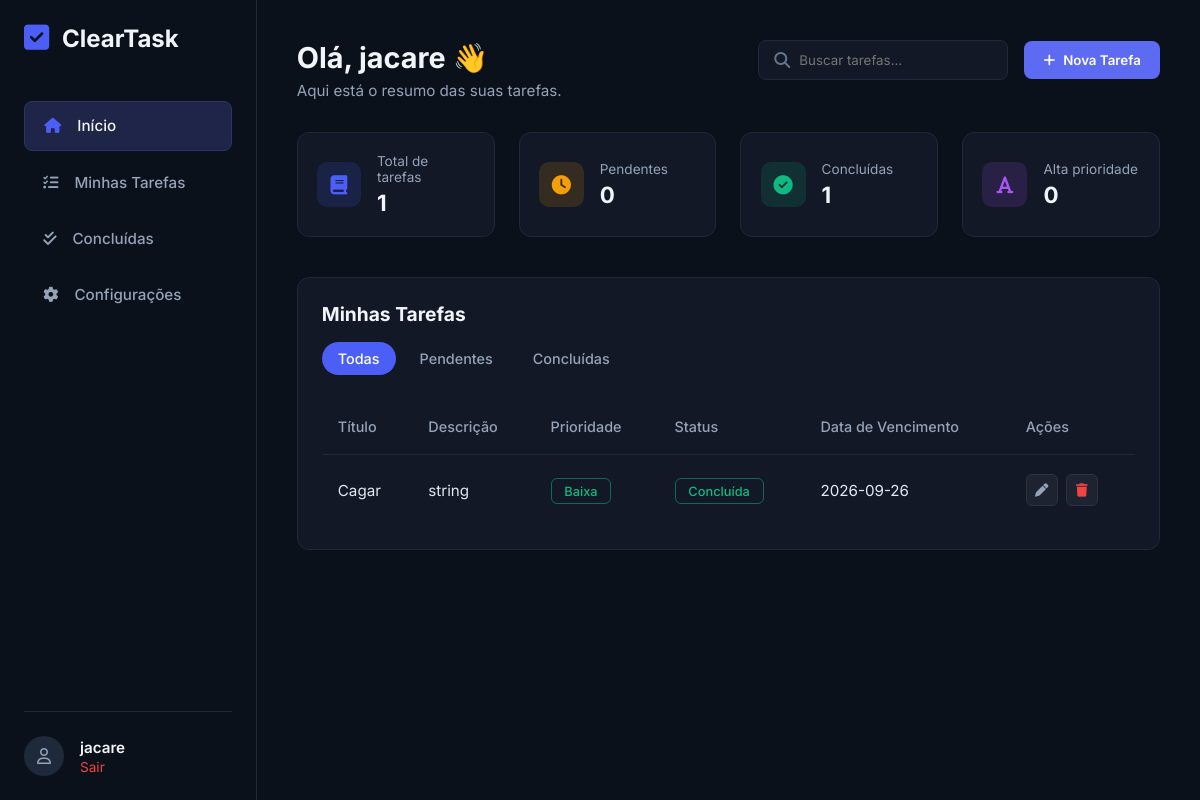
The page /dashboard (signed in) on the database as committed earlier.
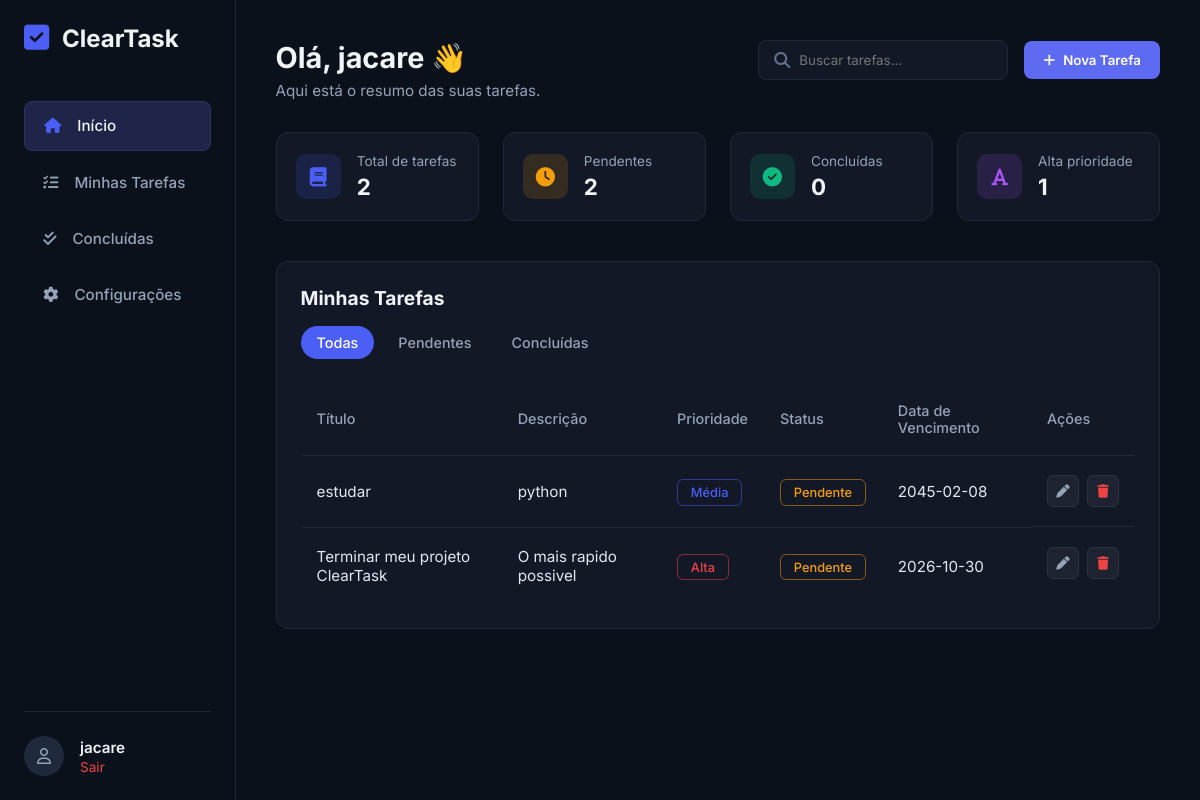
The same page on the database as committed later.
### tables this page shows
CREATE TABLE usuarios (
                id INTEGER PRIMARY KEY AUTOINCREMENT,
                name TEXT NOT NULL,
                email EMAIL NOT NULL UNIQUE,
                password TEXT NOT NULL,
                create_at TEXT , avatar_url TEXT);

CREATE TABLE task (
                id INTEGER PRIMARY KEY AUTOINCREMENT,
                title TEXT NOT NULL,
                description TEXT,
                status TEXT NOT NULL,
                priority TEXT NOT NULL,
                due_date TEXT,
                created_at TEXT NOT NULL DEFAULT CURRENT_TIMESTAMP,
                updated_at TEXT,
                user_id INTEGER NOT NULL);

### app/routes_html/routes_html.py (the view)
@routes.get("/dashboard")
async def dashboard_page(
    request: Request,
    user_id: int = Depends(get_current_user)
):
    user = await auth.me(user_id)
    tasks = await task.view_all_task(user_id)
    stats = {
        "total_tasks": len(tasks),
        "pending_tasks": len([task for task in tasks if task["status"] == "pending"]),
        "completed_tasks": len([task for task in tasks if task["status"] == "completed"]),
        "high_priority_tasks": len([task for task in tasks if task["priority"] == "high"])
    }
    return templates.TemplateResponse(request=request,
                                      name="dashboard.html",
                                      context={"request": request,
                                          "user": user,
                                          "tasks": tasks,
                                          "stats": stats})

### app/templates/dashboard.html (shortened to what this page needs)
<!DOCTYPE html>
<html lang="pt-PT">
<head>
    <link href="https://cdnjs.cloudflare.com/ajax/libs/font-awesome/6.4.0/css/all.min.css" rel="stylesheet">
    <link rel="stylesheet" href="/static/dashboard.css?v=1.2">
</head>
<body>
    <div class="dashboard-container">
        <aside class="sidebar">
            <div class="logo">
                <i class="fa-solid fa-square-check logo-icon"></i>
                <h2>ClearTask</h2>
            </div>
            <nav class="nav-menu">
                <a href="#" class="nav-item active"><i class="fa-solid fa-house"></i> Início</a>
                <a href="#" class="nav-item"><i class="fa-solid fa-list-check"></i> Minhas Tarefas</a>
                <a href="#" class="nav-item"><i class="fa-solid fa-check-double"></i> Concluídas</a>
                <a href="#" class="nav-item"><i class="fa-solid fa-gear"></i> Configurações</a>
            </nav>
            <div class="user-profile">
                <div class="avatar" id="avatarDiv" style="cursor: pointer; overflow: hidden; display: flex; align-items: center; justify-content: center;">
                    <i class="fa-regular fa-user"></i>
                </div>
                <div class="user-info">
                    <span class="user-name">{{user.name}}</span>
                    <a href="/login" class="logout">Sair</a>
                </div>
            </div>
        </aside>
        <main class="main-content">
            <header class="top-header">
                <div class="greeting">
                    <h1>Olá, {{user.name}} 👋</h1>
                    <p>Aqui está o resumo das suas tarefas.</p>
                </div>
                <div class="header-actions">
                    <div class="search-box">
                        <i class="fa-solid fa-magnifying-glass"></i>
                        <input type="text" placeholder="Buscar tarefas...">
                    </div>
                    <button class="btn-primary" onclick="openModal('Nova Tarefa')">
                        <i class="fa-solid fa-plus"></i> Nova Tarefa
                    </button>
                </div>
            </header>
            <section class="stats-grid">
                <div class="stat-card">
                    <div class="stat-icon bg-blue"><i class="fa-solid fa-book"></i></div>
                    <div class="stat-details">
                        <p>Total de tarefas</p>
                        <h3>{{stats.total_tasks}}</h3>
                    </div>
                </div>
                <div class="stat-card">
                    <div class="stat-icon bg-orange"><i class="fa-solid fa-clock"></i></div>
                    <div class="stat-details">
                        <p>Pendentes</p>
                        <h3>{{stats.pending_tasks}}</h3>
                    </div>
                </div>
                <div class="stat-card">
                    <div class="stat-icon bg-green"><i class="fa-solid fa-check-circle"></i></div>
                    <div class="stat-details">
                        <p>Concluídas</p>
                        <h3>{{stats.completed_tasks}}</h3>
                    </div>
                </div>
                <div class="stat-card">
                    <div class="stat-icon bg-purple"><i class="fa-solid fa-font"></i></div>
                    <div class="stat-details">
                        <p>Alta prioridade</p>
                        <h3>{{stats.high_priority_tasks}}</h3>
                    </div>
                </div>
            </section>
            <section class="tasks-section">
                <div class="tasks-header">
                    <h2>Minhas Tarefas</h2>
                    <div class="task-tabs">
                        <button class="tab active">Todas</button>
                        <button class="tab">Pendentes</button>
                        <button class="tab">Concluídas</button>
                    </div>
                </div>
                <div class="table-responsive">
                    <table class="tasks-table">
                        <thead>
                            <tr>
                                <th>Título</th>
                                <th>Descrição</th>
                                <th>Prioridade</th>
                                <th>Status</th>
                                <th>Data de Vencimento</th>
                                <th>Ações</th>
                            </tr>
                        </thead>
                        <tbody>
                            {% for task in tasks %}
                            <tr>
                                <td>{{task.title}}</td>
                                <td>{{task.description or ''}}</td>
                                <td>
                                    {% if task.priority == 'high' %}
                                        <span class="badge priority-high">Alta</span>
                                    {% elif task.priority == 'medium' %}
                                        <span class="badge priority-medium">Média</span>
                                    {% else %}
                                        <span class="badge priority-low">Baixa</span>
                                    {% endif %}
                                </td>
                                <td>
                                    {% if task.status == 'completed' %}
                                        <span class="badge status-completed">Concluída</span>
                                    {% elif task.status == 'pending' %}
                                        <span class="badge status-pending">Pendente</span>
                                    {% else %}
                                        <span class="badge status-in-progress">Em Progresso</span>
                                    {% endif %}
                                </td>
                                <td>{{task.due_date or ''}}</td>
                                <td class="actions">
                                    <button class="btn-icon" onclick="openEditModal('{{ task.id }}', '{{ task.title }}', '{{ task.description or '' }}', '{{ task.priority }}', '{{ task.status }}', '{{ task.due_date or '' }}')">
                                        <i class="fa-solid fa-pen"></i>
                                    </button>
                                    <button class="btn-icon delete" onclick="deleteTask('{{ task.id }}')">
                                        <i class="fa-solid fa-trash"></i>
                                    </button>
                                </td>
                            </tr>
                            {% endfor %}
                        </tbody>
                    </table>
                </div>
            </section>
        </main>
    </div>
</body>
</html>

Rows that differ between the two databases and show on the page:
removed task: title "Cagar", description "string", priority "Baixa", status "Concluída", due_date "2026-09-26"
added task: title "estudar", description "python", priority "Média", status "Pendente", due_date "2045-02-08"
added task: title "Terminar meu projeto ClearTask", description "O mais rapido possivel", priority "Alta", status "Pendente", due_date "2026-10-30"
Other text that changed with them:
{{ stats.total_tasks }}: "1" → "2"
{{ stats.pending_tasks }}: "0" → "2"
{{ stats.completed_tasks }}: "1" → "0"
{{ stats.high_priority_tasks }}: "0" → "1"
